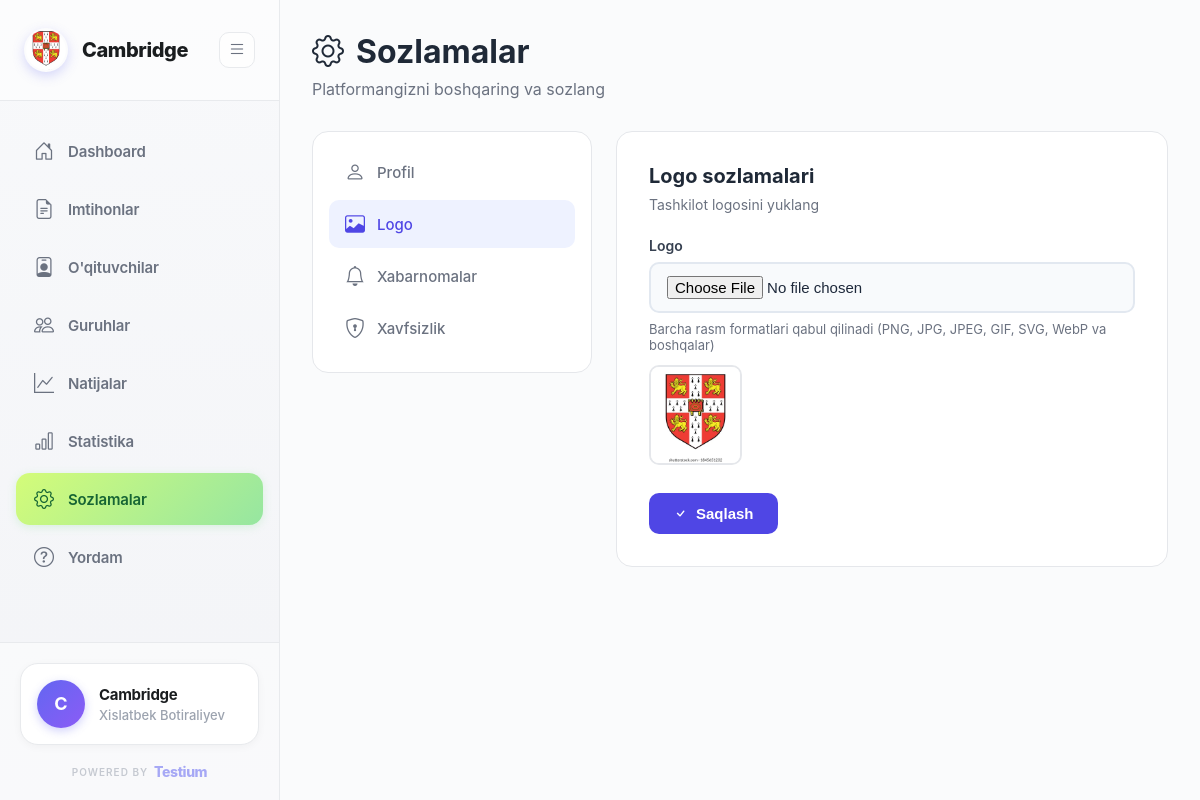
Page /settings/?tab=branding (signed in) on the committed database.
### organizations/models.py (models this page shows, shortened)
class Organization(AbstractUser):
    full_name = models.CharField(max_length=255, default='User')
    organization_name = models.CharField(max_length=255)
    email = models.EmailField(unique=True)
    phone = models.CharField(max_length=20, unique=True)
    created_at = models.DateTimeField(auto_now_add=True)
    updated_at = models.DateTimeField(auto_now=True)
    USERNAME_FIELD = 'email'
    REQUIRED_FIELDS = ['username', 'full_name', 'organization_name']
    class Meta:
        db_table = 'organizations'
        verbose_name = 'Organization'
        verbose_name_plural = 'Organizations'

class OrganizationSettings(models.Model):
    organization = models.OneToOneField(Organization, on_delete=models.CASCADE, related_name='settings')
    logo = models.ImageField(upload_to='logos/', blank=True, null=True, verbose_name="Logo", help_text="Barcha rasm formatlari qabul qilinadi")
    primary_color = models.CharField(max_length=7, default='#4F46E5', verbose_name="Asosiy rang")
    secondary_color = models.CharField(max_length=7, default='#10b981', verbose_name="Ikkinchi rang")
    address = models.TextField(blank=True, verbose_name="Manzil")
    website = models.URLField(blank=True, verbose_name="Veb-sayt")
    telegram = models.CharField(max_length=100, blank=True, verbose_name="Telegram")
    instagram = models.CharField(max_length=100, blank=True, verbose_name="Instagram")
    facebook = models.CharField(max_length=100, blank=True, verbose_name="Facebook")
    allow_student_registration = models.BooleanField(default=True, verbose_name="Talaba ro'yxatdan o'tishiga ruxsat")
    show_leaderboard = models.BooleanField(default=True, verbose_name="Reyting jadvalini ko'rsatish")
    enable_certificates = models.BooleanField(default=True, verbose_name="Sertifikatlarni yoqish")
    email_notifications = models.BooleanField(default=True, verbose_name="Email xabarnomalar")
    telegram_notifications = models.BooleanField(default=False, verbose_name="Telegram xabarnomalar")
    telegram_bot_token = models.CharField(max_length=200, blank=True, verbose_name="Telegram bot token")
    about_text = models.TextField(blank=True, verbose_name="Biz haqimizda")
    mission = models.TextField(blank=True, verbose_name="Missiya")
    vision = models.TextField(blank=True, verbose_name="Viziya")
    created_at = models.DateTimeField(auto_now_add=True)
    updated_at = models.DateTimeField(auto_now=True)
    class Meta:
        db_table = 'organization_settings'
        verbose_name = 'Tashkilot sozlamalari'
        verbose_name_plural = 'Tashkilot sozlamalari'

### organizations/views_settings.py (the view)
@login_required
def settings_view(request):
    settings, created = OrganizationSettings.objects.get_or_create(organization=request.user)
    active_tab = request.GET.get('tab', 'profile')
    context = {
        'settings': settings,
        'active_tab': active_tab,
    }
    return render(request, 'organizations/settings.html', context)

### organizations/context_processors.py (called while the page is built)
def organization_settings(request):
    if request.user.is_authenticated and hasattr(request.user, 'settings'):
        return {
            'org_settings': request.user.settings
        }
    return {}

### templates/organizations/settings.html (shortened to what this page needs)
{% extends 'base.html' %}
{% block content %}
<div class="settings-container">
    <div class="settings-header">
        <h1 class="page-title">
            <i class="bi bi-gear"></i>
            Sozlamalar
        </h1>
        <p class="page-subtitle">Platformangizni boshqaring va sozlang</p>
    </div>
    <div class="settings-layout">
        <div class="settings-tabs">
            <a href="?tab=profile" class="tab-item {% if active_tab == 'profile' %}active{% endif %}">
                <i class="bi bi-person"></i>
                <span>Profil</span>
            </a>
            <a href="?tab=branding" class="tab-item {% if active_tab == 'branding' %}active{% endif %}">
                <i class="bi bi-image"></i>
                <span>Logo</span>
            </a>
            <a href="?tab=notifications" class="tab-item {% if active_tab == 'notifications' %}active{% endif %}">
                <i class="bi bi-bell"></i>
                <span>Xabarnomalar</span>
            </a>
            <a href="?tab=security" class="tab-item {% if active_tab == 'security' %}active{% endif %}">
                <i class="bi bi-shield-lock"></i>
                <span>Xavfsizlik</span>
            </a>
        </div>
        <div class="settings-content">
            {% if active_tab == 'profile' %}
            <h2 class="section-title">Profil ma'lumotlari</h2>
            <p class="section-description">Tashkilot ma'lumotlarini yangilang</p>
            <form method="post" action="{% url 'update_profile' %}">
                {% csrf_token %}
                <div class="form-group">
                    <label class="form-label">To'liq ism</label>
                    <input type="text" name="full_name" class="form-control" value="{{ user.full_name }}" required>
                </div>
                <div class="form-group">
                    <label class="form-label">Tashkilot nomi</label>
                    <input type="text" name="organization_name" class="form-control" value="{{ user.organization_name }}" required>
                </div>
                <div class="form-group">
                    <label class="form-label">Email</label>
                    <input type="email" name="email" class="form-control" value="{{ user.email }}" required>
                </div>
                <div class="form-group">
                    <label class="form-label">Telefon</label>
                    <input type="text" name="phone" class="form-control" value="{{ user.phone }}" required>
                </div>
                <button type="submit" class="btn-primary">
                    <i class="bi bi-check"></i>
                    Saqlash
                </button>
            </form>
            {% elif active_tab == 'branding' %}
            <h2 class="section-title">Logo sozlamalari</h2>
            <p class="section-description">Tashkilot logosini yuklang</p>
            <form method="post" action="{% url 'update_settings' %}" enctype="multipart/form-data">
                <div class="form-group">
                    <label class="form-label">Logo</label>
                    <input type="file" name="logo" class="form-control" accept="image/*">
                    <small style="color: #6b7280; font-size: 13px; display: block; margin-top: 8px;">
                        Barcha rasm formatlari qabul qilinadi (PNG, JPG, JPEG, GIF, SVG, WebP va boshqalar)
                    </small>
                    {% if settings.logo %}
                    <div class="logo-preview">
                        <img src="{{ settings.logo.url }}" alt="Logo">
                    </div>
                    {% endif %}
                </div>
                <button type="submit" class="btn-primary">
                    <i class="bi bi-check"></i>
                    Saqlash
                </button>
            </form>
            {% endif %}
        </div>
    </div>
</div>
{% endblock %}

### templates/base.html (shortened to what this page needs)
<!DOCTYPE html>
<html lang="uz">
<head>
    <link href="https://cdn.jsdelivr.net/npm/bootstrap-icons@1.10.0/font/bootstrap-icons.css" rel="stylesheet">
    {% load static %}
</head>
<body>
    {% if user.is_authenticated %}
    <div class="dashboard-layout">
        <aside class="sidebar" id="sidebar">
            <div class="sidebar-header">
                <a href="{% url 'dashboard' %}" class="logo">
                    {% if user.settings.logo %}
                    <div class="logo-icon" style="background: none; padding: 0;">
                        <img src="{{ user.settings.logo.url }}" alt="{{ user.organization_name }}" style="width: 40px; height: 40px; object-fit: cover; border-radius: 50%;">
                    </div>
                    {% else %}
                    <div class="logo-icon">
                        {{ user.organization_name|first|upper }}
                    </div>
                    {% endif %}
                    <span class="logo-text">{{ user.organization_name }}</span>
                </a>
                <button class="toggle-btn" id="toggleSidebar">
                    <i class="bi bi-list"></i>
                </button>
            </div>
            <nav class="sidebar-menu">
                <a href="{% url 'dashboard' %}" class="menu-item {% if request.resolver_match.url_name == 'dashboard' %}active{% endif %}">
                    <i class="bi bi-house-door"></i>
                    <span>Dashboard</span>
                </a>
                <a href="{% url 'exam_list' %}" class="menu-item {% if 'exam' in request.path and 'result' not in request.path %}active{% endif %}">
                    <i class="bi bi-file-earmark-text"></i>
                    <span>Imtihonlar</span>
                </a>
                <a href="{% url 'teacher_list' %}" class="menu-item {% if 'teacher' in request.path %}active{% endif %}">
                    <i class="bi bi-person-badge"></i>
                    <span>O'qituvchilar</span>
                </a>
                <a href="{% url 'group_list' %}" class="menu-item {% if 'student-group' in request.path %}active{% endif %}">
                    <i class="bi bi-people"></i>
                    <span>Guruhlar</span>
                </a>
                <a href="{% url 'results_list' %}" class="menu-item {% if request.resolver_match.url_name == 'results_list' or request.resolver_match.url_name == 'result_detail' %}active{% endif %}">
                    <i class="bi bi-graph-up"></i>
                    <span>Natijalar</span>
                </a>
                <a href="{% url 'analytics' %}" class="menu-item {% if request.resolver_match.url_name == 'analytics' %}active{% endif %}">
                    <i class="bi bi-bar-chart"></i>
                    <span>Statistika</span>
                </a>
                <a href="{% url 'settings' %}" class="menu-item {% if 'settings' in request.path %}active{% endif %}">
                    <i class="bi bi-gear"></i>
                    <span>Sozlamalar</span>
                </a>
                <a href="{% url 'support' %}" class="menu-item {% if 'support' in request.path %}active{% endif %}">
                    <i class="bi bi-question-circle"></i>
                    <span>Yordam</span>
                </a>
            </nav>
            <div class="sidebar-footer">
                <a href="#" onclick="confirmLogout(event)" class="user-profile">
                    <div class="user-avatar">
                        {{ user.organization_name|first|upper }}
                    </div>
                    <div class="user-info">
                        <div class="user-name">{{ user.organization_name }}</div>
                        <div class="user-role">{{ user.full_name }}</div>
                    </div>
                </a>
                <div class="powered-by">
                    <a href="https://testium.uz" target="_blank" class="powered-link">
                        <span class="powered-label">POWERED BY</span>
                        <span class="powered-brand">Testium</span>
                    </a>
                </div>
            </div>
        </aside>
        <main class="main-content">
            {% block content %}{% endblock %}
        </main>
    </div>
    {% endif %}
</body>
</html>

### templates/organizations/settings.html (style rules this page uses)
.settings-container { padding: 32px; max-width: 1400px; margin: 0 auto; }
.settings-header { margin-bottom: 32px; }
.page-title { font-size: 32px; font-weight: 700; color: #1f2937; display: flex; align-items: center; gap: 12px; margin-bottom: 8px; }
.page-subtitle { font-size: 16px; color: #6b7280; }
.settings-layout { display: grid; grid-template-columns: 280px 1fr; gap: 24px; }
.settings-tabs { background: white; border-radius: 16px; padding: 16px; border: 1px solid #e5e7eb; height: fit-content; position: sticky; top: 24px; }
.tab-item { display: flex; align-items: center; gap: 12px; padding: 12px 16px; border-radius: 10px; color: #6b7280; text-decoration: none; transition: all 0.2s ease; font-size: 15px; font-weight: 500; margin-bottom: 4px; }
.tab-item.active { background: #eef2ff; color: #4F46E5; }
.tab-item i { font-size: 20px; width: 20px; }
.settings-content { background: white; border-radius: 16px; padding: 32px; border: 1px solid #e5e7eb; }
.section-title { font-size: 20px; font-weight: 700; color: #1f2937; margin-bottom: 8px; }
.section-description { font-size: 14px; color: #6b7280; margin-bottom: 24px; }
.form-group { margin-bottom: 24px; }
.form-label { display: block; font-size: 14px; font-weight: 600; color: #374151; margin-bottom: 8px; }
.form-control { width: 100%; padding: 12px 16px; font-size: 15px; border: 2px solid #e2e8f0; border-radius: 10px; background: #f8fafc; color: #1e293b; transition: all 0.3s ease; outline: none; }
.btn-primary { padding: 12px 24px; border-radius: 10px; border: none; font-size: 15px; font-weight: 600; background: #4F46E5; color: white; cursor: pointer; transition: all 0.2s ease; display: inline-flex; align-items: center; gap: 8px; }
.logo-preview { margin-top: 12px; }
.logo-preview img { max-width: 200px; max-height: 100px; border-radius: 10px; border: 2px solid #e5e7eb; }

### rows in the picture
Organization: settings.logo (picture), organization_name "Cambridge", organization_name|first "C", full_name "Xislatbek Botiraliyev"
OrganizationSettings: logo (picture)
